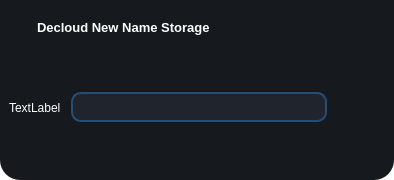
<?xml version="1.0" encoding="UTF-8"?>
<ui version="4.0">
 <class>Dialog</class>
 <widget class="QDialog" name="Dialog">
  <property name="geometry">
   <rect>
    <x>0</x>
    <y>0</y>
    <width>394</width>
    <height>180</height>
   </rect>
  </property>
  <property name="windowTitle">
   <string notr="true">Dialog</string>
  </property>
  <property name="styleSheet">
   <string notr="true">* {
	border: none;
	background-color:transparent;
	background: transparent;
	padding: 0;
	margin:0;
	color:#fff;
}

#bodyContainer {
	background-color: #16191d;
	border-bottom-left-radius: 20px;
	border-bottom-right-radius: 20px;
}
#headerContainer {
	background-color: #16191d;
}

/* LINE EDIT */
QLineEdit {
	background-color: rgba(39, 44, 54, 150);
	border-radius: 10px;
	border: 2px solid rgb(38, 78, 117);
	padding-left: 10px;
}
QLineEdit:hover {
	border: 2px solid #55aaff;
}
QLineEdit:focus {
	border: 2px solid rgb(91, 101, 124);
}
</string>
  </property>
  <layout class="QVBoxLayout" name="verticalLayout">
   <property name="spacing">
    <number>0</number>
   </property>
   <property name="leftMargin">
    <number>0</number>
   </property>
   <property name="topMargin">
    <number>0</number>
   </property>
   <property name="rightMargin">
    <number>0</number>
   </property>
   <property name="bottomMargin">
    <number>0</number>
   </property>
   <item>
    <widget class="QFrame" name="headerContainer">
     <property name="frameShape">
      <enum>QFrame::StyledPanel</enum>
     </property>
     <property name="frameShadow">
      <enum>QFrame::Raised</enum>
     </property>
     <layout class="QHBoxLayout" name="horizontalLayout">
      <property name="spacing">
       <number>0</number>
      </property>
      <property name="leftMargin">
       <number>15</number>
      </property>
      <property name="topMargin">
       <number>20</number>
      </property>
      <property name="rightMargin">
       <number>14</number>
      </property>
      <property name="bottomMargin">
       <number>0</number>
      </property>
      <item alignment="Qt::AlignLeft">
       <widget class="QFrame" name="frame_3">
        <property name="frameShape">
         <enum>QFrame::StyledPanel</enum>
        </property>
        <property name="frameShadow">
         <enum>QFrame::Raised</enum>
        </property>
        <layout class="QHBoxLayout" name="horizontalLayout_3">
         <property name="spacing">
          <number>5</number>
         </property>
         <property name="leftMargin">
          <number>10</number>
         </property>
         <property name="topMargin">
          <number>0</number>
         </property>
         <property name="rightMargin">
          <number>0</number>
         </property>
         <property name="bottomMargin">
          <number>0</number>
         </property>
         <item>
          <widget class="QLabel" name="label_2">
           <property name="maximumSize">
            <size>
             <width>30</width>
             <height>30</height>
            </size>
           </property>
           <property name="text">
            <string/>
           </property>
           <property name="pixmap">
            <pixmap resource="../resourses.qrc">:/images/icon.png</pixmap>
           </property>
           <property name="scaledContents">
            <bool>true</bool>
           </property>
           <property name="wordWrap">
            <bool>false</bool>
           </property>
           <property name="openExternalLinks">
            <bool>false</bool>
           </property>
          </widget>
         </item>
         <item>
          <widget class="QLabel" name="label">
           <property name="font">
            <font>
             <pointsize>10</pointsize>
             <weight>75</weight>
             <bold>true</bold>
            </font>
           </property>
           <property name="text">
            <string>Decloud New Name Storage</string>
           </property>
          </widget>
         </item>
        </layout>
       </widget>
      </item>
     </layout>
    </widget>
   </item>
   <item>
    <widget class="QFrame" name="bodyContainer">
     <property name="sizePolicy">
      <sizepolicy hsizetype="Preferred" vsizetype="Expanding">
       <horstretch>0</horstretch>
       <verstretch>0</verstretch>
      </sizepolicy>
     </property>
     <property name="frameShape">
      <enum>QFrame::StyledPanel</enum>
     </property>
     <property name="frameShadow">
      <enum>QFrame::Raised</enum>
     </property>
     <layout class="QHBoxLayout" name="horizontalLayout_4">
      <item>
       <widget class="QFrame" name="frame_2">
        <property name="sizePolicy">
         <sizepolicy hsizetype="Expanding" vsizetype="Preferred">
          <horstretch>0</horstretch>
          <verstretch>0</verstretch>
         </sizepolicy>
        </property>
        <property name="frameShape">
         <enum>QFrame::StyledPanel</enum>
        </property>
        <property name="frameShadow">
         <enum>QFrame::Raised</enum>
        </property>
        <layout class="QHBoxLayout" name="horizontalLayout_5">
         <property name="spacing">
          <number>10</number>
         </property>
         <property name="leftMargin">
          <number>0</number>
         </property>
         <property name="topMargin">
          <number>0</number>
         </property>
         <property name="rightMargin">
          <number>0</number>
         </property>
         <property name="bottomMargin">
          <number>0</number>
         </property>
         <item>
          <widget class="QLabel" name="label_4">
           <property name="text">
            <string>TextLabel</string>
           </property>
          </widget>
         </item>
         <item>
          <widget class="QLineEdit" name="nameLineEdit">
           <property name="minimumSize">
            <size>
             <width>0</width>
             <height>30</height>
            </size>
           </property>
          </widget>
         </item>
        </layout>
       </widget>
      </item>
      <item alignment="Qt::AlignRight">
       <widget class="QFrame" name="frame">
        <property name="frameShape">
         <enum>QFrame::StyledPanel</enum>
        </property>
        <property name="frameShadow">
         <enum>QFrame::Raised</enum>
        </property>
        <layout class="QVBoxLayout" name="verticalLayout_2">
         <property name="spacing">
          <number>17</number>
         </property>
         <item>
          <widget class="QPushButton" name="okButton">
           <property name="minimumSize">
            <size>
             <width>0</width>
             <height>0</height>
            </size>
           </property>
           <property name="styleSheet">
            <string notr="true">QPushButton {
	border-radius:5px;
	padding: 1px;
}
QPushButton:hover {
	background-color: rgb(22, 216, 87);
}</string>
           </property>
           <property name="text">
            <string/>
           </property>
           <property name="icon">
            <iconset resource="../resourses.qrc">
             <normaloff>:/icons/icons/check.svg</normaloff>:/icons/icons/check.svg</iconset>
           </property>
           <property name="iconSize">
            <size>
             <width>24</width>
             <height>24</height>
            </size>
           </property>
          </widget>
         </item>
         <item>
          <widget class="QPushButton" name="cancelButton">
           <property name="minimumSize">
            <size>
             <width>0</width>
             <height>0</height>
            </size>
           </property>
           <property name="styleSheet">
            <string notr="true">QPushButton {
	border-radius:5px;
	padding: 1px;
}
QPushButton:hover {
	background-color: rgb(255, 38, 41);
}</string>
           </property>
           <property name="text">
            <string/>
           </property>
           <property name="icon">
            <iconset resource="../resourses.qrc">
             <normaloff>:/icons/icons/x.svg</normaloff>:/icons/icons/x.svg</iconset>
           </property>
           <property name="iconSize">
            <size>
             <width>24</width>
             <height>24</height>
            </size>
           </property>
          </widget>
         </item>
         <item>
          <spacer name="verticalSpacer">
           <property name="orientation">
            <enum>Qt::Vertical</enum>
           </property>
           <property name="sizeHint" stdset="0">
            <size>
             <width>20</width>
             <height>93</height>
            </size>
           </property>
          </spacer>
         </item>
        </layout>
       </widget>
      </item>
     </layout>
    </widget>
   </item>
  </layout>
 </widget>
 <resources>
  <include location="../resourses.qrc"/>
  <include location="../resourses.qrc"/>
 </resources>
 <connections/>
</ui>
